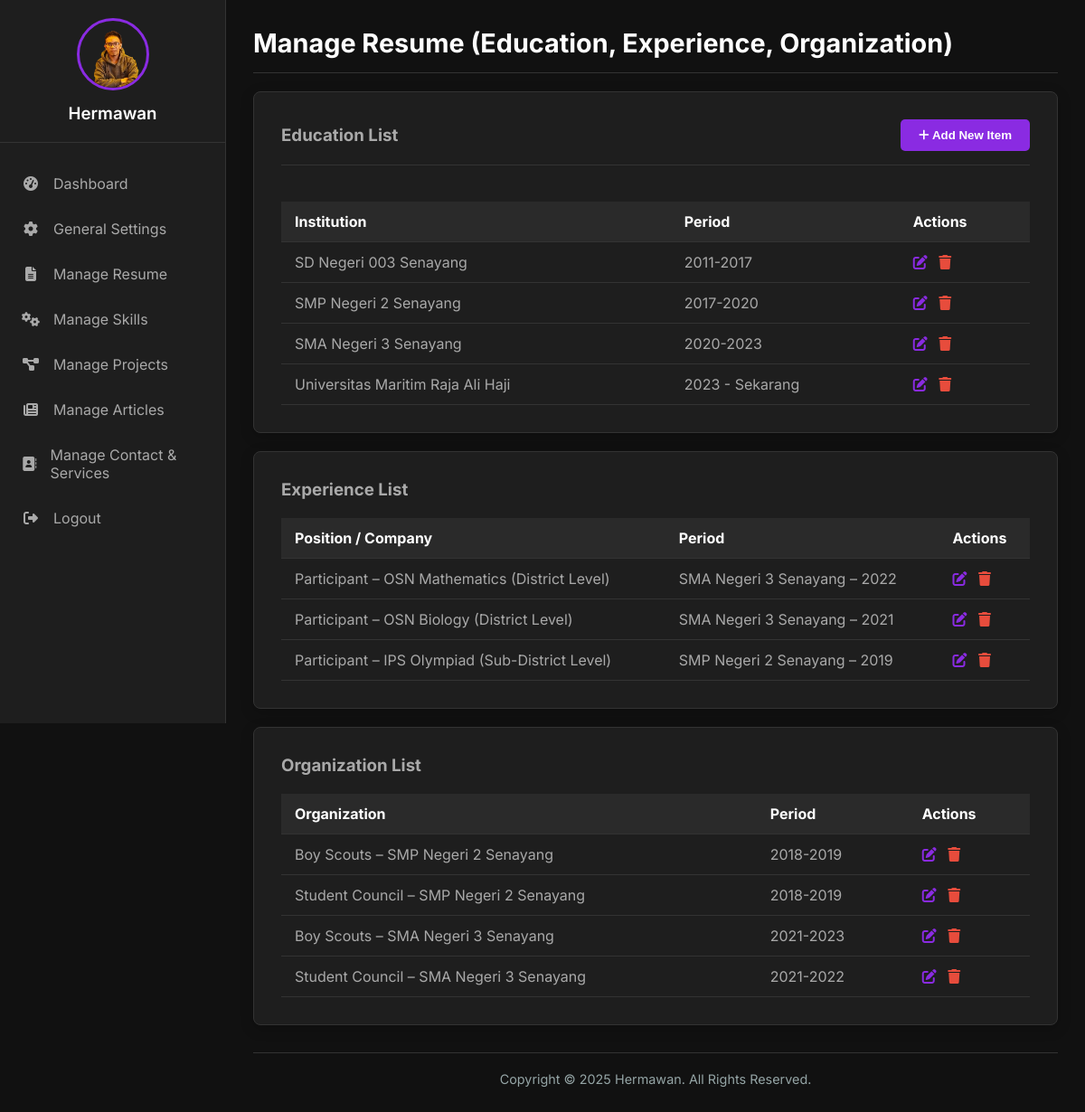
Screenshot of /admin/manage_resume.php (signed in) with the database file from the repository.
### tables this page shows
CREATE TABLE `resume_items` (
  `id` int(11) NOT NULL,
  `type` enum('education','experience','organization') NOT NULL,
  `title` varchar(255) NOT NULL,
  `period` varchar(100) DEFAULT NULL,
  `description` text DEFAULT NULL
);

### admin/manage_resume.php (the view, shortened to what this page needs)
<?php
require_once 'includes/header_admin.php';
$educations = mysqli_query($conn, "SELECT * FROM resume_items WHERE type='education' ORDER BY id DESC");
$experiences = mysqli_query($conn, "SELECT * FROM resume_items WHERE type='experience' ORDER BY id DESC");
$organizations = mysqli_query($conn, "SELECT * FROM resume_items WHERE type='organization' ORDER BY id DESC");
?>
<main>
    <div class="content-area-header">
        <h2>Manage Resume (Education, Experience, Organization)</h2>
    </div>
    <div class="content-area" style="margin-top:20px;">
        <div class="content-area-header">
            <h3>Education List</h3>
            <button id="add-new-btn" class="btn btn-primary"><i class="fas fa-plus"></i> Add New Item</button>
        </div>
        <div class="table-wrapper">
            <table class="content-table">
                <thead><tr><th>Institution</th><th>Period</th><th>Actions</th></tr></thead>
                <tbody>
                <?php while ($row = mysqli_fetch_assoc($educations)) { ?>
                <tr>
                    <td><?php echo htmlspecialchars($row['title']); ?></td>
                    <td><?php echo htmlspecialchars($row['period']); ?></td>
                    <td class="action-buttons">
                        <a href="manage_resume.php?edit=<?php echo $row['id']; ?>" class="edit-btn"><i class="fas fa-edit"></i></a>
                        <a href="manage_resume.php?delete=<?php echo $row['id']; ?>" class="delete-btn" onclick="return confirm('Are you sure?');"><i class="fas fa-trash"></i></a>
                    </td>
                </tr>
                <?php } ?>
                </tbody>
            </table>
        </div>
    </div>
    <div class="content-area" style="margin-top:20px;">
        <h3>Experience List</h3>
        <div class="table-wrapper">
            <table class="content-table">
                <thead><tr><th>Position / Company</th><th>Period</th><th>Actions</th></tr></thead>
                <tbody>
                <?php while ($row = mysqli_fetch_assoc($experiences)) { ?>
                <tr>
                    <td><?php echo htmlspecialchars($row['title']); ?></td>
                    <td><?php echo htmlspecialchars($row['period']); ?></td>
                    <td class="action-buttons">
                        <a href="manage_resume.php?edit=<?php echo $row['id']; ?>" class="edit-btn"><i class="fas fa-edit"></i></a>
                        <a href="manage_resume.php?delete=<?php echo $row['id']; ?>" class="delete-btn" onclick="return confirm('Are you sure?');"><i class="fas fa-trash"></i></a>
                    </td>
                </tr>
                <?php } ?>
                </tbody>
            </table>
        </div>
    </div>
    <div class="content-area" style="margin-top:20px;">
        <h3>Organization List</h3>
        <div class="table-wrapper">
            <table class="content-table">
                <thead><tr><th>Organization</th><th>Period</th><th>Actions</th></tr></thead>
                <tbody>
                <?php while ($row = mysqli_fetch_assoc($organizations)) { ?>
                <tr>
                    <td><?php echo htmlspecialchars($row['title']); ?></td>
                    <td><?php echo htmlspecialchars($row['period']); ?></td>
                    <td class="action-buttons">
                        <a href="manage_resume.php?edit=<?php echo $row['id']; ?>" class="edit-btn"><i class="fas fa-edit"></i></a>
                        <a href="manage_resume.php?delete=<?php echo $row['id']; ?>" class="delete-btn" onclick="return confirm('Are you sure?');"><i class="fas fa-trash"></i></a>
                    </td>
                </tr>
                <?php } ?>
                </tbody>
            </table>
        </div>
    </div>
</main>
<?php
require_once 'includes/footer_admin.php';
?>

### css/admin_style.css (style rules this page uses)
:root { --bg-dark: #111111; --bg-surface: #1e1e1e; --primary-purple: #8A2BE2; --primary-hover: #7b24cc; --text-heading: #FFFFFF; --text-body: #A9A9A9; --border-color: #333333; --card-bg: var(--bg-surface); --shadow: 0 4px 15px rgba(0, 0, 0, 0.2); --red-delete: #e74c3c; }
* { margin: 0; padding: 0; box-sizing: border-box; }
body { font-family: 'Inter', sans-serif; background-color: var(--bg-dark); color: var(--text-body); }
main.content-area, .content-area { background: var(--card-bg); padding: 30px; border-radius: 8px; box-shadow: var(--shadow); border: 1px solid var(--border-color); }
.content-area-header { display: flex; justify-content: space-between; align-items: center; margin-bottom: 20px; padding-bottom: 15px; border-bottom: 1px solid var(--border-color); }
.content-area-header h2 { font-size: 1.8rem; color: var(--text-heading); }
.btn { padding: 10px 20px; border-radius: 5px; text-decoration: none; border: none; cursor: pointer; font-weight: 600; transition: background-color 0.3s; }
.btn-primary { background-color: var(--primary-purple); color: white; }
.content-table { width: 100%; border-collapse: collapse; margin-top: 20px; }
.content-table th, .content-table td { padding: 12px 15px; border-bottom: 1px solid var(--border-color); text-align: left; vertical-align: middle; }
.content-table thead { background-color: #2a2a2a; }
.content-table th { font-weight: 700; color: var(--text-heading); }
.action-buttons a { margin-right: 8px; text-decoration: none; }
.action-buttons .edit-btn { color: var(--primary-purple); }
.action-buttons .delete-btn { color: var(--red-delete); }
.table-wrapper { overflow-x: auto; width: 100%; }

### rows the page displays
resume_items: title "SD Negeri 003 Senayang", period "2011-2017"
resume_items: title "SMP Negeri 2 Senayang", period "2017-2020"
resume_items: title "SMA Negeri 3 Senayang", period "2020-2023"
resume_items: title "Universitas Maritim Raja Ali Haji", period "2023 - Sekarang"
resume_items: title "Participant – OSN Mathematics (District Level)", period "SMA Negeri 3 Senayang – 2022"
resume_items: title "Participant – OSN Biology (District Level)", period "SMA Negeri 3 Senayang – 2021"
resume_items: title "Participant – IPS Olympiad (Sub-District Level)", period "SMP Negeri 2 Senayang – 2019"
resume_items: title "Boy Scouts – SMP Negeri 2 Senayang", period "2018-2019"
resume_items: title "Student Council – SMP Negeri 2 Senayang", period "2018-2019"
resume_items: title "Boy Scouts – SMA Negeri 3 Senayang", period "2021-2023"
resume_items: title "Student Council – SMA Negeri 3 Senayang", period "2021-2022"

### other values shown
$settings['full_name'] "Hermawan"
